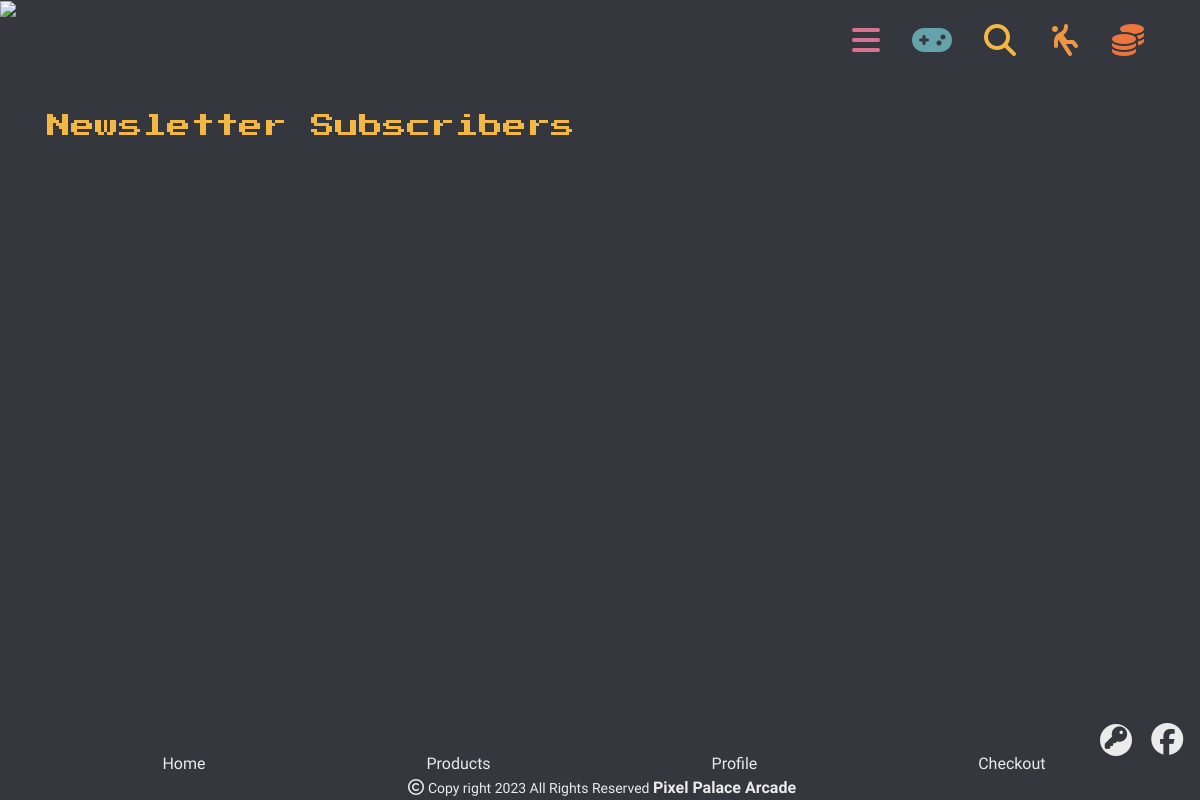
The page /administration/list/ (signed in) on the database as committed earlier.
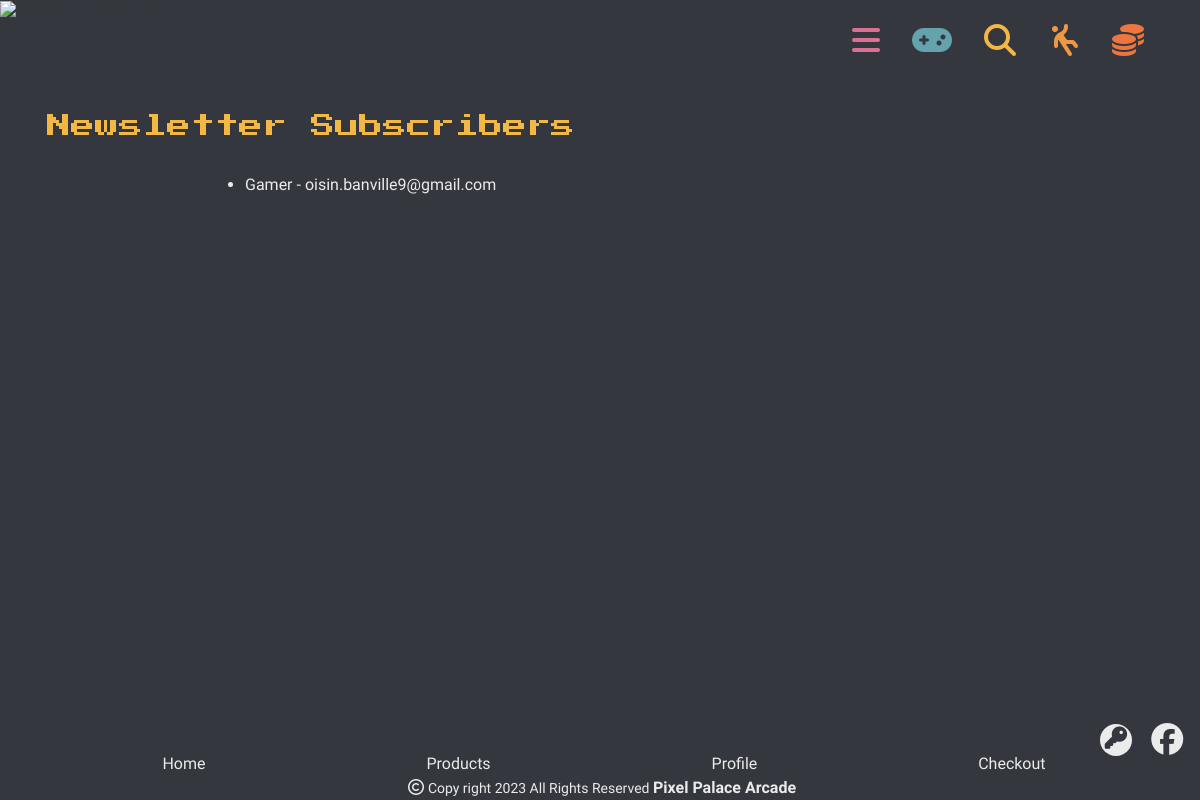
The same page on the database as committed later.
### administration/models.py (models this page shows, shortened)
class Subscriber(models.Model):
    user = models.ForeignKey(User, on_delete=models.CASCADE,
                             related_name='subscriber')
    email = models.EmailField()
    newsletter_subscribed = models.BooleanField(default=False)

### administration/views.py (the view)
# urls.py: path('list/', views.newsletter_list, name='newsletter_list'),
def newsletter_list(request):
    subscribers = Subscriber.objects.filter(
        newsletter_subscribed=True)
    context = {
        'subscribers': subscribers
    }
    return render(request, 'administration/newsletter_list.html', context)

### bag/contexts.py (called while the page is built, shortened)
def bag_contents(request):
    bag_items = []  # List to store items in the bag
    total = 0  # Total price of all items in the bag
    product_count = 0  # Total quantity of all products in the bag
    bag = request.session.get('bag', {})  # Retrieve bag data from the session
    if total < settings.FREE_DELIVERY_THRESHOLD:
        delivery = total * Decimal(settings.STANDARD_DELIVERY_PERCENTAGE / 100)
        free_delivery_delta = settings.FREE_DELIVERY_THRESHOLD - total
    else:
        delivery = 0
        free_delivery_delta = 0
    grand_total = delivery + total
    context = {
        'bag_items': bag_items,
        'total': total,
        'product_count': product_count,
        'delivery': delivery,
        'free_delivery_delta': free_delivery_delta,
        'free_delivery_threshold': settings.FREE_DELIVERY_THRESHOLD,
        'grand_total': grand_total,
    }
    return context

### administration/templates/administration/newsletter_list.html (shortened to what this page needs)
{% extends "base.html" %}
{% load static %}
{% block content %}
{% if user.is_superuser %}
<div class="container-fluid max-content rounded m-3">
    <div class="start-font row section-heading m-0 p-0">
            <h4 class="xanthous-text m-2 p-2 whitespace-nowrap">
                Newsletter Subscribers
            </h4>
        </div>
    </div>
<div class="row">
    <div class="col-8 offset-2 white-text">
        <ul>
            {% for subscriber in subscribers %}
            <li>{{ subscriber.user.username }} - {{ subscriber.user.email }}</li>
        {% endfor %}
        </ul>
    </div>
</div>
{% else %}
<script>
    // JavaScript code to redirect to the homepage for rouge users
    window.location.href = "{% url 'home' %}";
</script>
{% endif %}
{% endblock %}

### templates/base.html (shortened to what this page needs)
{% load static %}
{% load crispy_forms_tags %}
<!doctype html>
<html lang="en">
  <head>
    {% block corecss %}
    <link rel="stylesheet" href="https://cdn.jsdelivr.net/npm/bootstrap@4.6.2/dist/css/bootstrap.min.css">
    <link rel="stylesheet" href="{% static 'css/base.css' %}">
    {% endblock %}
  </head>
  <body>
    <header>
      <div class="header">
        <div>
          <a href="/">
            <img id="header-coin-toss" class="coin-logo" src="https://res.cloudinary.com/dwhennrjl/image/upload/v1689615560/logo-coin_cah6hr.png" alt="Pixel Palace Arcade">
          </a>
        </div>
        <div class="header-icons">
          <div class="menu-icon texture-text pink-text">
            <i class="fa-sharp fa-solid fa-bars"></i>
          </div>
          <div class="game-icon">
            <a href="{% url 'products' %}"  class="texture-text moonstone-text profile-icon">
              <i class="fa-solid fa-gamepad"></i>
            </a>
          </div>
          <div onclick="toggleSearchBar()" class="search-icon texture-text xanthous-text">
            <i class="fa-solid fa-magnifying-glass"></i>
          </div>
          <div id="user-options">
            <a href="/profile" class="texture-text butterscotch-text profile-icon">
              <i class="fa-solid fa-person-falling"></i>
            </a>
          </div>
          <div class="texture-text orange-text">
            <a href="{% url 'view_bag' %}">
              <div class="orange-text"><i class="fa-solid fa-coins shopping-bag-icon"></i>
              </div>
            </a>
          </div>
        </div>
    </header>
        {% include 'home/includes/burger-menu.html' %}
    {% if user.is_superuser %}
      <div class="admin-icon onyx rounded-circle">
        <div class="white rounded-circle">
          <a href="{% url 'admin_menu' %}">
            <i class="fa-solid onyx-text fa-key"></i>
          </a>
        </div>
      </div>
    {% endif %}
    {% block content %}
    {% endblock %}
    <footer class="w-100 onyx white-text">
      <div class="facebook-icon onyx rounded-circle">
        <a href="https://www.facebook.com/profile.php?id=100093332865500" target="_blank" rel="noopener">
          <i class="fab white-text fa-facebook"></i>
        </a>
      </div>
      <div class="list-unstyled mt-2 mx-5 d-flex align-items-center justify-content-around">
        <a class="ml-2" href="{% url 'home' %}">Home</a>
        <a class="ml-2" href="{% url 'products' %}">Products</a>
        <a class="ml-2" href="{% url 'profile' %}">Profile</a>
        <a class="ml-2" href="{% url 'checkout' %}">Checkout</a>
      </div>
      <p class="ml-1 mt-0 mb-2 text-center">
        <i class="fa-regular fa-copyright"></i>
        <small>Copy right 2023 All Rights Reserved </small>
        <strong>Pixel Palace Arcade</strong>
      </p>
    </footer>
  </body>
</html>

### home/templates/home/includes/burger-menu.html (shortened to what this page needs)
<!DOCTYPE html>
<html>
<head>
</head>
<body>
</body>
</html>

### static/css/base.css (style rules this page uses)
body { height: 100%; width: 100%; margin: 0 !important; overflow-y: auto; background: #34373D; font-family: 'Play', sans-serif; color: #34373D; z-index: -10; }
a { color: inherit; }
.whitespace-nowrap { white-space: nowrap !important; }
.header { width: 100%; display: flex; position: sticky; height: 5rem; z-index: 1; }
.coin-logo { height: 5rem; }
.header-icons { display: flex; justify-content: flex-end; flex-grow: 1; z-index: 10; }
.header div, #user-options { margin-right: 1rem; align-items: center; }
.header div i { font-size: 7.34375vw; flex-direction: row-wrap; cursor: pointer; min-width: 1.5rem; }
footer { position: fixed; bottom: 0; max-height: 3.5rem; }
.facebook-icon { width: 2.5rem; height: 2.5rem; display: flex; align-items: center; justify-content: center; position: fixed; bottom: 2.5rem; right: 0.8rem; z-index: 9999; position: fixed; font-size: 2rem; }
.admin-icon { width: 2.5rem; height: 2.5rem; display: flex; align-items: center; justify-content: center; bottom: 2.5rem; z-index: 9999; position: fixed; right: 4rem; z-index: 9999; }
.admin-icon div { height: 2rem; width: 2rem; display: flex; align-items: center; justify-content: center; z-index: 9999; }
.admin-icon a i { font-size: 1.4rem; }
.white { background: #EBEBEB; }
.onyx { background: #34373D; }
.moonstone-text { color: #64a3ac; }
.xanthous-text { color: #F3B844; }
.butterscotch-text { color: #EF9742; }
.orange-text { color: #EB7640; }
.pink-text { color: #DA7092; }
.white-text { color: #EBEBEB; }
.onyx-text { color: #34373D; }
.start-font { font-family: 'Press Start 2P', cursive; }
@media (min-width: 470px) { .header div i { font-size: 2rem; padding: .5rem; } }

Rows that differ between the two databases and show on the page:
added Subscriber: user.username "Gamer", user.email "oisin.banville9@gmail.com"
